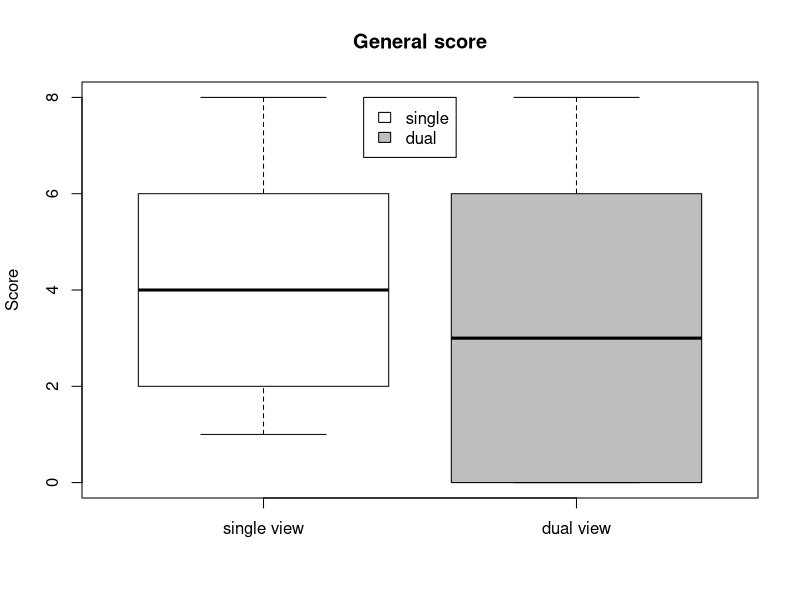
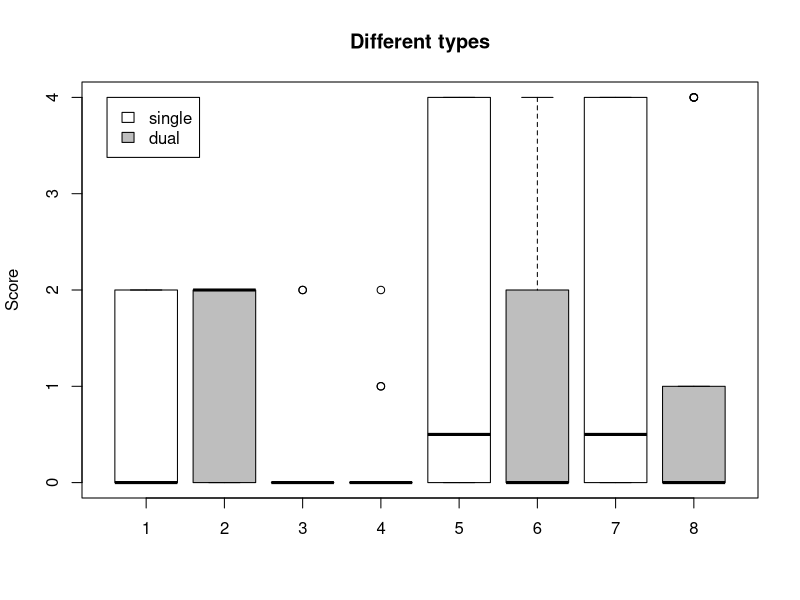
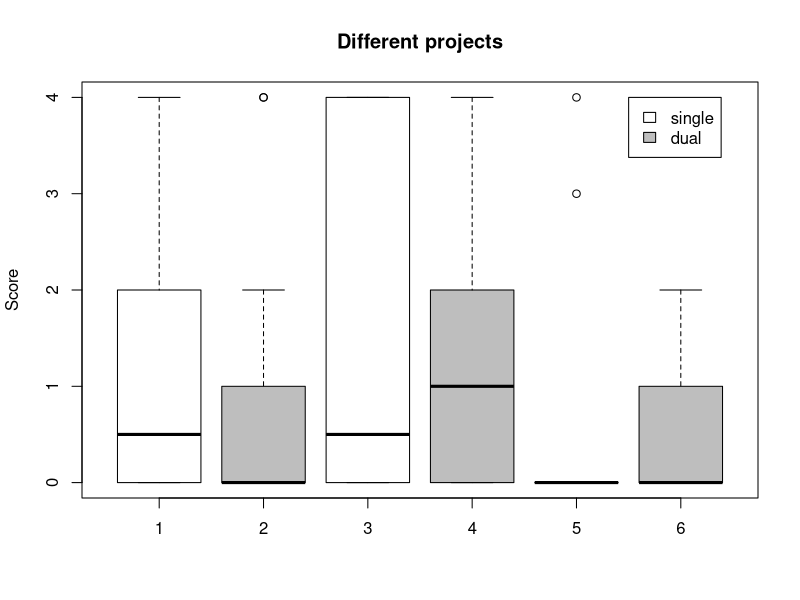

Write R code to recreate these figures, in order.

wilcoxon_test <- function(single, dual)
{
	print(sprintf('Single view median: %.1f', median(single)))
	print(sprintf('Dual view median: %.1f', median(dual)))
	
	print(single)
	print(dual)
	
	wilcox.test(single, dual, paired = TRUE, alternative = 'two.sided')
}

#	By type
data.type <- as.data.frame(read.csv('correction_type.csv', header = T))

single.set <- data.type[data.type$view == 'single', ]
dual.set <-  data.type[data.type$view == 'dual', ]

#	General score
single.all <- single.set$all_types
dual.all <- dual.set$all_types

wilcoxon_test(single.all, dual.all)
boxplot(list(single.all, dual.all), 
		names = c('single view', 'dual view'), 
		main = 'General score', ylab = 'Score', 
		col=rep(c('white', 'grey')) )
legend(x=1.32, y=8, legend=c('single', 'dual'), fill=c('white', 'grey'))

#	type1 score
single.type1 <- single.set$type1
dual.type1 <- dual.set$type1
wilcoxon_test(single.type1, dual.type1)

#	type2 score
single.type2 <- single.set$type2
dual.type2 <- dual.set$type2
wilcoxon_test(single.type2, dual.type2)

#	type3 score
single.type3 <- single.set$type3
dual.type3 <- dual.set$type3
wilcoxon_test(single.type3, dual.type3)

#	type4 score
single.type4 <- single.set$type4
dual.type4 <- dual.set$type4
wilcoxon_test(single.type4, dual.type4)

boxplot(list(single.type1, dual.type1, single.type2, dual.type2, single.type3, dual.type3, single.type4, dual.type4), 
		main = 'Different types', ylab = 'Score', 
		col=rep(c('white', 'grey')) )
legend(x=.5, y=4, legend=c('single', 'dual'), fill=c('white', 'grey'))
		
		
#	By project
data.type <- as.data.frame(read.csv('correction_proj.csv', header = T))

single.set <- data.type[data.type$view == 'single', ]
dual.set <-  data.type[data.type$view == 'dual', ]

#	JHotDraw score
single.jhot <- single.set$jhot
dual.jhot <- dual.set$jhot
wilcoxon_test(single.jhot, dual.jhot)

#	JRefactory score
single.jref <- single.set$jref
dual.jref <- dual.set$jref
wilcoxon_test(single.jref, dual.jref)

#	PADL score
single.padl <- single.set$padl
dual.padl <- dual.set$padl
wilcoxon_test(single.padl, dual.padl)

boxplot(list(single.jhot, dual.jhot, single.jref, dual.jref, single.padl, dual.padl), 
		main = 'Different projects', ylab = 'Score', 
		col=rep(c('white', 'grey')) )
legend(x=5.5, y=4, legend=c('single', 'dual'), fill=c('white', 'grey'))

